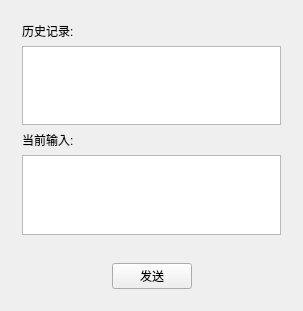
<?xml version="1.0" encoding="UTF-8"?>
<ui version="4.0">
 <class>Udp1</class>
 <widget class="QWidget" name="Udp1">
  <property name="geometry">
   <rect>
    <x>0</x>
    <y>0</y>
    <width>303</width>
    <height>311</height>
   </rect>
  </property>
  <property name="windowTitle">
   <string>Udp1</string>
  </property>
  <layout class="QVBoxLayout" name="verticalLayout_2">
   <item>
    <widget class="QWidget" name="widget" native="true">
     <layout class="QVBoxLayout" name="verticalLayout">
      <item>
       <widget class="QLabel" name="label">
        <property name="text">
         <string>历史记录:</string>
        </property>
       </widget>
      </item>
      <item>
       <widget class="QTextEdit" name="record"/>
      </item>
      <item>
       <widget class="QLabel" name="label_2">
        <property name="text">
         <string>当前输入:</string>
        </property>
       </widget>
      </item>
      <item>
       <widget class="QTextEdit" name="msg"/>
      </item>
     </layout>
    </widget>
   </item>
   <item>
    <widget class="QWidget" name="widget_2" native="true">
     <layout class="QHBoxLayout" name="horizontalLayout">
      <item>
       <spacer name="horizontalSpacer">
        <property name="orientation">
         <enum>Qt::Horizontal</enum>
        </property>
        <property name="sizeHint" stdset="0">
         <size>
          <width>87</width>
          <height>20</height>
         </size>
        </property>
       </spacer>
      </item>
      <item>
       <widget class="QPushButton" name="send">
        <property name="text">
         <string>发送</string>
        </property>
       </widget>
      </item>
      <item>
       <spacer name="horizontalSpacer_2">
        <property name="orientation">
         <enum>Qt::Horizontal</enum>
        </property>
        <property name="sizeHint" stdset="0">
         <size>
          <width>87</width>
          <height>20</height>
         </size>
        </property>
       </spacer>
      </item>
     </layout>
    </widget>
   </item>
  </layout>
 </widget>
 <layoutdefault spacing="6" margin="11"/>
 <resources/>
 <connections/>
</ui>
